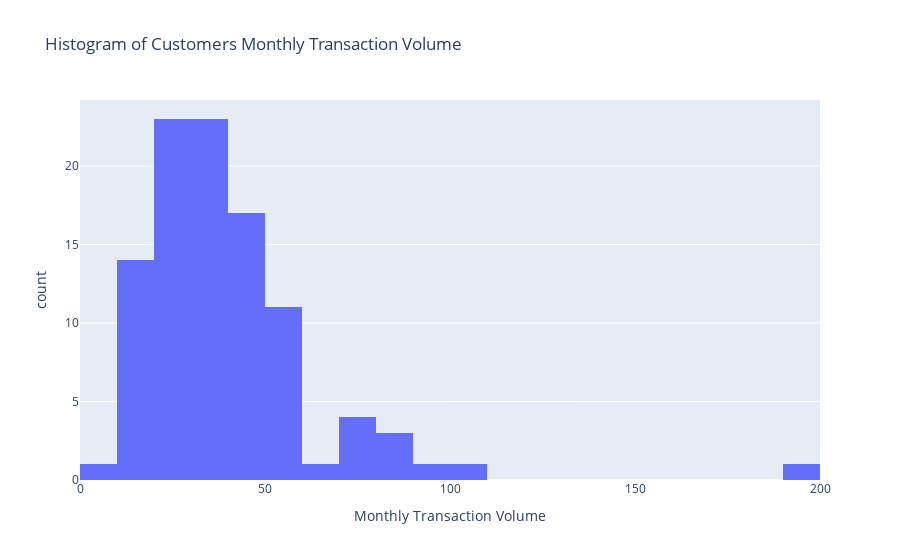

Notebook code cell kept with this figure:
### Code cell
fig = px.histogram(trans_vol, x="transaction_id", labels = {'transaction_id':'Monthly Transaction Volume'},
                                                     title="Histogram of Customers Monthly Transaction Volume")
fig.show()

### Figure 1 — Plotly figure (JSON) as saved in the notebook; plotly's stock layout.template omitted (floating-point values rounded to 4 significant figures)
{"data": [{"alignmentgroup": "True", "bingroup": "x", "hovertemplate": "Monthly Transaction Volume=%{x}<br>count=%{y}<extra></extra>", "legendgroup": "", "marker": {"color": "#636efa", "pattern": {"shape": ""}}, "name": "", "offsetgroup": "", "orientation": "v", "showlegend": false, "type": "histogram", "x": [192.7, 101, 97.33, 86.67, 86.33, 81.67, 79.67, 79.67, 77.67, 76.67, 66.33, 59.33, 58, 56.67, 56.33, 55.33, 55, 54.33, 54.33, 51.67, 50.67, 50.33, 49.33, 48.33, 48, 47, 46.33, 46.33, 45.67, 44.67, 44.67, 43, 42, 41.33, 41.33, 41.33, 41, 40.67, 40.33, 39.33, 39.33, 39.33, 39.33, 39, 38.67, 38.67, 38.67, 38.33, 38, 36.67, 36.33, 34, 34, 34, 34, 33.67, 33.33, 32.67, 32.33, 32.33, 30.67, 30.33, 29.33, 29.33, 28.67, 28.67, 28, 27, 27, 26.67, 26.67, 26.67, 26, 26, 26, 25.67, 25.33, 25, 24.33, 24, 22.33, 21, 20.67, 20.67, 20, 19.33, 19.33, 19, 18.33, 17.33, 17, 16.33, 15.67, 14.67, 14.67, 13.33, 12.33, 11.33, 10.33, 8.333], "xaxis": "x", "yaxis": "y"}], "layout": {"barmode": "relative", "legend": {"tracegroupgap": 0}, "title": {"text": "Histogram of Customers Monthly Transaction Volume"}, "xaxis": {"anchor": "y", "domain": [0, 1], "title": {"text": "Monthly Transaction Volume"}}, "yaxis": {"anchor": "x", "domain": [0, 1], "title": {"text": "count"}}}}
